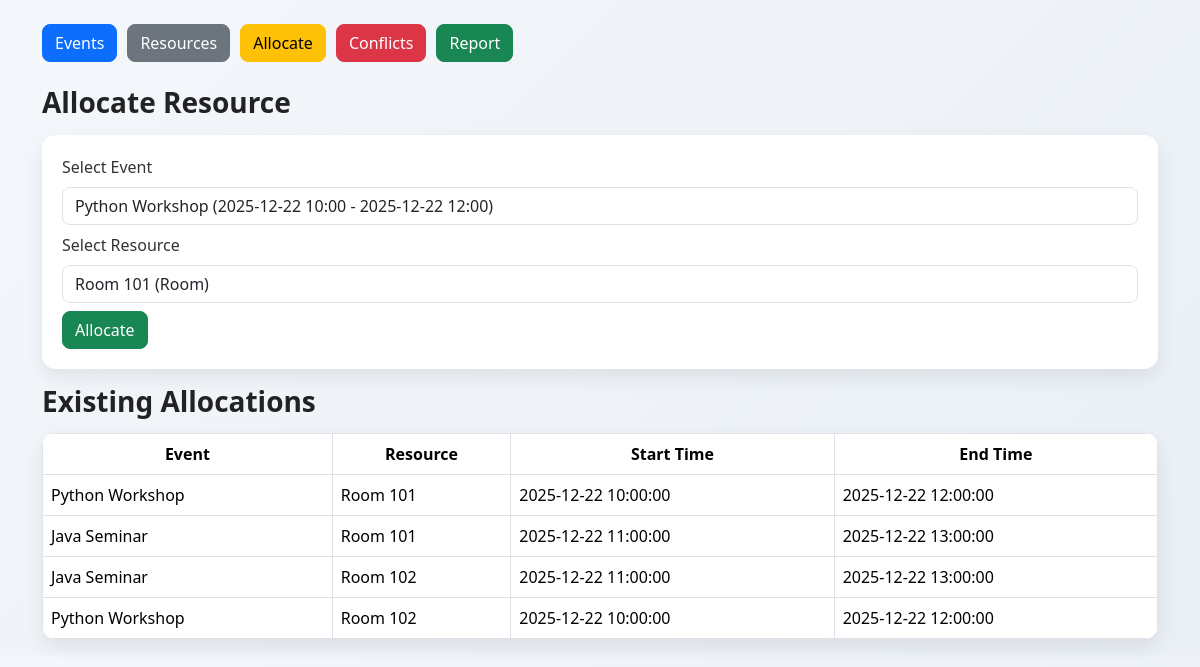
The page /allocate on the database its author committed.
### app.py (models this page shows)
class Allocation(db.Model):
    allocation_id = db.Column(db.Integer, primary_key=True)
    event_id = db.Column(db.Integer, db.ForeignKey('event.event_id'))
    resource_id = db.Column(db.Integer, db.ForeignKey('resource.resource_id'))
    event = db.relationship('Event', backref=db.backref('allocations', lazy=True))
    resource = db.relationship('Resource', backref=db.backref('allocations', lazy=True))

class Event(db.Model):
    event_id = db.Column(db.Integer, primary_key=True)
    title = db.Column(db.String(100))
    start_time = db.Column(db.DateTime)
    end_time = db.Column(db.DateTime)
    description = db.Column(db.Text)

class Resource(db.Model):
    resource_id = db.Column(db.Integer, primary_key=True)
    resource_name = db.Column(db.String(100))
    resource_type = db.Column(db.String(50))

### app.py (the view, shortened to what this page needs)
@app.route('/allocate', methods=['GET', 'POST'])
def allocate():
    events = Event.query.all()
    resources = Resource.query.all()
    allocations = Allocation.query.all()
    return render_template('allocate.html', events=events, resources=resources, allocations=allocations)

### templates/allocate.html
{% extends 'base.html' %}
{% block content %}
<h3>Allocate Resource</h3>
<form method="post" class="mb-3">
    <label class="form-label">Select Event</label>
    <select class="form-control mb-2" name="event" required>
        {% for e in events %}
        <option value="{{ e.event_id }}">{{ e.title }} ({{ e.start_time.strftime('%Y-%m-%d %H:%M') }} - {{ e.end_time.strftime('%Y-%m-%d %H:%M') }})</option>
        {% endfor %}
    </select>
    <label class="form-label">Select Resource</label>
    <select class="form-control mb-2" name="resource" required>
        {% for r in resources %}
        <option value="{{ r.resource_id }}">{{ r.resource_name }} ({{ r.resource_type }})</option>
        {% endfor %}
    </select>
    <button class="btn btn-success">Allocate</button>
</form>
<h3>Existing Allocations</h3>
<table class="table table-bordered">
<tr>
    <th>Event</th>
    <th>Resource</th>
    <th>Start Time</th>
    <th>End Time</th>
</tr>
{% for a in allocations %}
<tr>
    <td>{{ a.event.title }}</td>
    <td>{{ a.resource.resource_name }}</td>
    <td>{{ a.event.start_time }}</td>
    <td>{{ a.event.end_time }}</td>
</tr>
{% endfor %}
</table>
{% endblock %}

### static/style.css (style rules this page uses)
body { background: linear-gradient(135deg, #f4f7fb, #e9eff5); font-family: "Segoe UI", Tahoma, Geneva, Verdana, sans-serif; color: #333; }
h3 { margin-bottom: 15px; font-weight: 600; color: #222; }
form { background: #ffffff; padding: 20px; border-radius: 14px; box-shadow: 0 8px 20px rgba(0,0,0,0.08); margin-bottom: 25px; }
input, textarea, select { border-radius: 8px !important; }
button { border-radius: 8px !important; font-weight: 500; }
.btn { transition: all 0.2s ease; }
table { background: white; border-radius: 14px; overflow: hidden; box-shadow: 0 8px 20px rgba(0,0,0,0.08); }
table th { background: #0d6efd; color: white; text-align: center; vertical-align: middle; }
table td { vertical-align: middle; }
.table-bordered > :not(caption) > * { border-width: 1px; }

### rows shown on the page
Allocation: event "Python Workshop", resource.resource_name "Room 101", event.start_time "2025-12-22 10:00:00", event.end_time "2025-12-22 12:00:00"
Allocation: event "Java Seminar", resource.resource_name "Room 101", event.start_time "2025-12-22 11:00:00", event.end_time "2025-12-22 13:00:00"
Allocation: event "Java Seminar", resource.resource_name "Room 102", event.start_time "2025-12-22 11:00:00", event.end_time "2025-12-22 13:00:00"
Allocation: event "Python Workshop", resource.resource_name "Room 102", event.start_time "2025-12-22 10:00:00", event.end_time "2025-12-22 12:00:00"

### other values the page prints
form field event "Python Workshop (2025-12-22 10:00 - 2025-12-22 12:00)"
form field resource "Room 101 (Room)"
